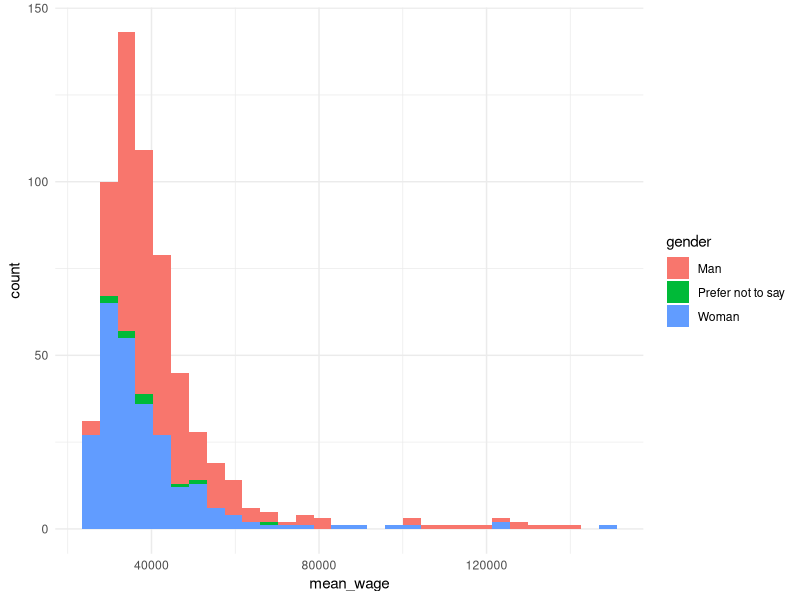
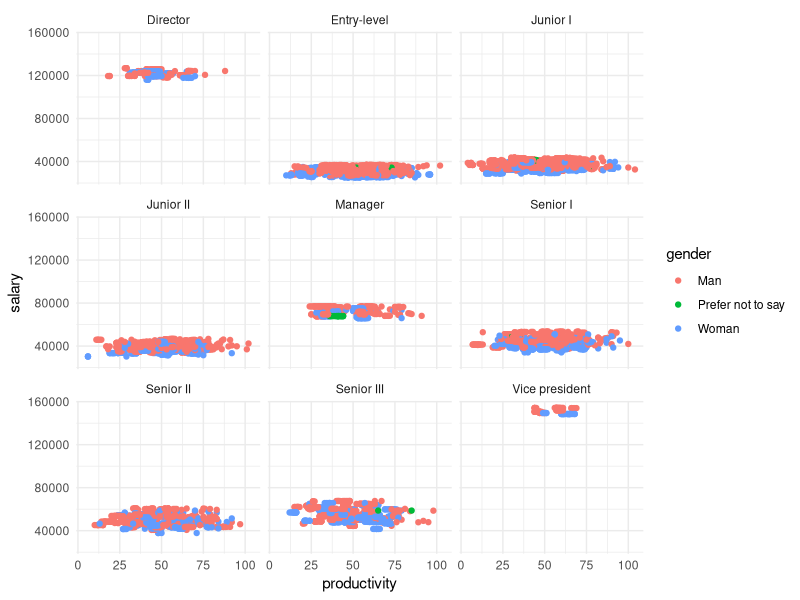
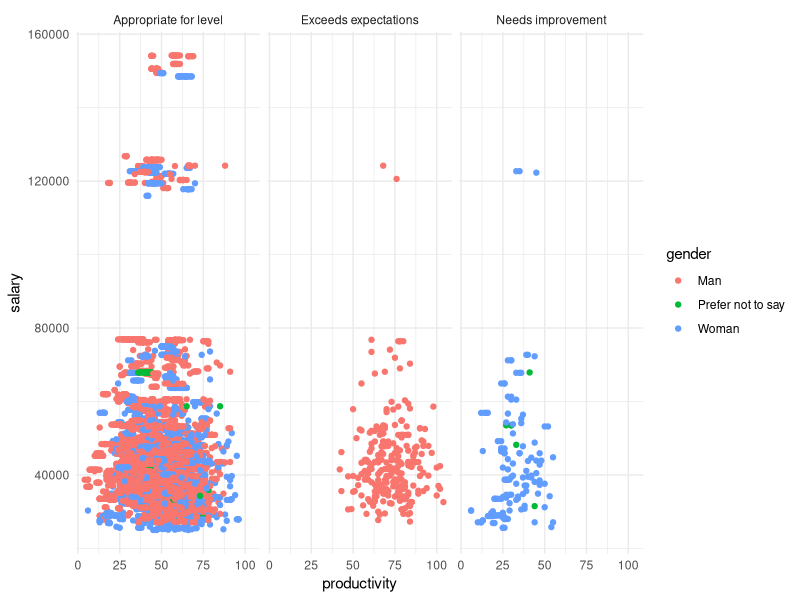

The R source for these figures, in order:
## ---- chunk 1
knitr::opts_chunk$set(echo = TRUE, warning = FALSE, message = FALSE)
library(tidyverse)
library(lme4)
## ---- chunk 2
# read in the datasets
curr_employee <- read_csv("data/black-saber-current-employees.csv")
## ---- chunk 3
# salary distribution filled by gender
curr_1 <- curr_employee %>% 
  mutate(salary = str_replace(salary, "\\$", "")) %>% 
  mutate(salary = as.integer(str_replace(salary, ",", ""))) 
curr_1%>% 
  group_by(employee_id, gender) %>% 
  summarize(mean_wage = mean(salary)) %>% 
  ggplot(aes(x = mean_wage, fill = gender)) +
  geom_histogram() +
  theme_minimal()

# summary statistics for different gender groups
summary(curr_1[curr_1$gender == "Man",])
summary(curr_1[curr_1$gender == "Woman",])
summary(curr_1[curr_1$gender == "Prefer not to say",])
## ---- chunk 4
# productivity vs. salary by role_seniority
curr_1 %>% 
  ggplot(aes(x = productivity, y = salary, color = gender)) +
  geom_point() +
  theme_minimal() +
  facet_wrap(~role_seniority)

# gender vs. leadership_for_level
table(curr_1$gender, curr_1$leadership_for_level)

curr_1 %>% 
  ggplot(aes(x = productivity, y = salary, color = gender)) +
  geom_point() +
  theme_minimal() +
  facet_wrap(~leadership_for_level)
## ---- chunk 5
# model without productivity
mod_noprod <- lmer(salary ~ leadership_for_level + (1|employee_id), data = curr_1)
# model with productivity
mod_nogender <- lmer(salary ~ productivity + leadership_for_level + (1|employee_id), data = curr_1)
lmtest::lrtest(mod_noprod, mod_nogender)

# model with gender
salary_mod <- lmer(salary ~ productivity + leadership_for_level + gender + (1|employee_id), data = curr_1)
lmtest::lrtest(mod_nogender, salary_mod)

# model with an additional predictor: role_seniority
mod_senior <- lmer(salary ~ productivity + leadership_for_level + gender + role_seniority 
                    + (1|employee_id), data = curr_1)
lmtest::lrtest(salary_mod, mod_senior)

summary(salary_mod)
fixef(salary_mod)
